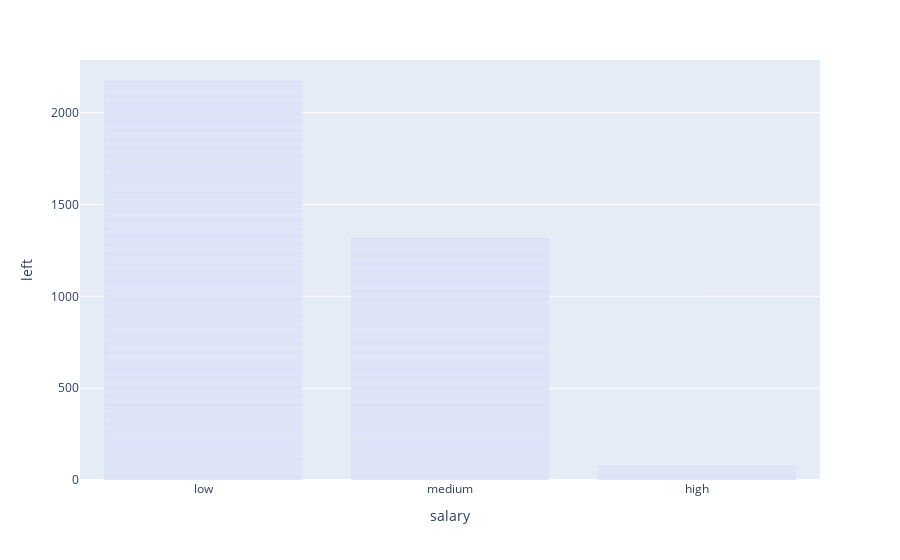

Notebook code cell kept with this figure:
### Code cell
fig2

### Figure 1 — Plotly figure (JSON) as saved in the notebook; plotly's stock layout.template omitted (floating-point values rounded to 4 significant figures; data arrays with more than 128 entries replaced by an {"elided": "..."} marker saying what was removed)
{"data": [{"alignmentgroup": "True", "hovertemplate": "salary=%{x}<br>left=%{y}<extra></extra>", "legendgroup": "", "marker": {"color": "#636efa", "pattern": {"shape": ""}}, "name": "", "offsetgroup": "", "orientation": "v", "showlegend": false, "textposition": "auto", "type": "bar", "x": {"elided": "14999 str values"}, "xaxis": "x", "y": {"elided": "14999 int values"}, "yaxis": "y"}], "layout": {"barmode": "relative", "legend": {"tracegroupgap": 0}, "margin": {"t": 60}, "xaxis": {"anchor": "y", "domain": [0, 1], "title": {"text": "salary"}}, "yaxis": {"anchor": "x", "domain": [0, 1], "title": {"text": "left"}}}}
